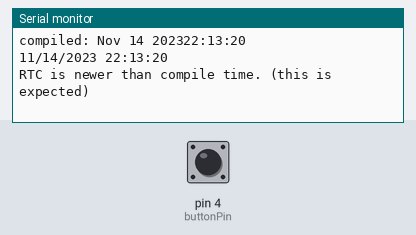
A sketch run on a simulated Arduino Uno, built with avr-gcc and run on an emulated ATmega328P. Shown: the last lines printed to the serial monitor. The test bench sets the inputs (shaded band); at power-on: pin 4 (buttonPin) HIGH. The local clock reads 2024-03-15 10:24:30 at power-on unless the sketch sets it.

Above: at 1.2 s.
1.3 s: pin 4 (buttonPin) pulled LOW for 0.15 s
At 2.4 s:
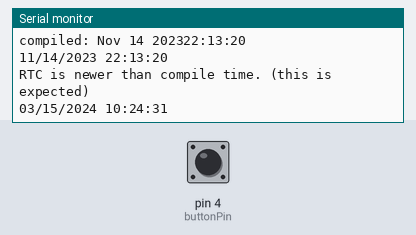
2.9 s: pin 4 (buttonPin) pulled LOW for 1 s
At 4.1 s:
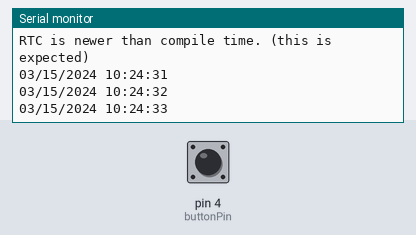
5.4 s: pin 4 (buttonPin) pulled LOW for 0.15 s
At 6.7 s:
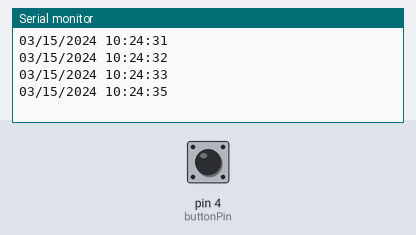
Timing chart, 0 to 8.4 s (numbered marks = the images above; inputs shaded):
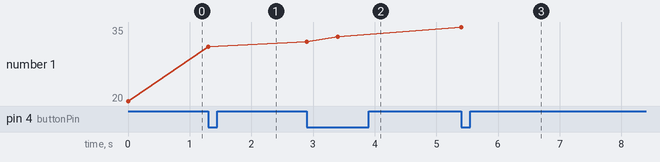

Measured:
- after the input at 1.3 s, the serial monitor: prints a new line at once (image 1)
- after the input at 2.9 s, the serial monitor: prints a new line at once (image 2)
- after the input at 5.4 s, the serial monitor: prints a new line at once (image 3)
- plotted number 1: 20 → 31 after the input at 1.3 s, 31 → 33 after the input at 2.9 s, 33 → 35 after the input at 5.4 s

The sketch:

tinyrtc.ino
```cpp
// CONNECTIONS:
// DS1307 SDA --> SDA (Analog 4)
// DS1307 SCL --> SCL (Analog 5)
// DS1307 VCC --> 5v
// DS1307 GND --> GND

/* for software wire use below
#include <SoftwareWire.h>  // must be included here so that Arduino library object file references work
#include <RtcDS1307.h>

SoftwareWire myWire(SDA, SCL);
RtcDS1307<SoftwareWire> Rtc(myWire);
 for software wire use above */

/* for normal hardware wire use below */
#include <Wire.h> // must be included here so that Arduino library object file references work
#include <RtcDS1307.h>
RtcDS1307<TwoWire> Rtc(Wire);
/* for normal hardware wire use above */

const int buttonPin = 4;
int buttonState = 0;

void setup ()
{
  pinMode(buttonPin, INPUT_PULLUP);
    Serial.begin(57600);

    Serial.print("compiled: ");
    Serial.print(__DATE__);
    Serial.println(__TIME__);

    //--------RTC SETUP ------------
    // if you are using ESP-01 then uncomment the line below to reset the pins to
    // the available pins for SDA, SCL
    // Wire.begin(0, 2); // due to limited pins, use pin 0 and 2 for SDA, SCL

    Rtc.Begin();

    RtcDateTime compiled = RtcDateTime(__DATE__, __TIME__);
    printDateTime(compiled);
    Serial.println();

    if (!Rtc.IsDateTimeValid())
    {
        if (Rtc.LastError() != 0)
        {
            // we have a communications error
            // see https://www.arduino.cc/en/Reference/WireEndTransmission for
            // what the number means
            Serial.print("RTC communications error = ");
            Serial.println(Rtc.LastError());
        }
        else
        {
            // Common Causes:
            //    1) first time you ran and the device wasn't running yet
            //    2) the battery on the device is low or even missing

            Serial.println("RTC lost confidence in the DateTime!");
            // following line sets the RTC to the date & time this sketch was compiled
            // it will also reset the valid flag internally unless the Rtc device is
            // having an issue

            Rtc.SetDateTime(compiled);
        }
    }

    if (!Rtc.GetIsRunning())
    {
        Serial.println("RTC was not actively running, starting now");
        Rtc.SetIsRunning(true);
    }

    RtcDateTime now = Rtc.GetDateTime();
    if (now < compiled)
    {
        Serial.println("RTC is older than compile time!  (Updating DateTime)");
        Rtc.SetDateTime(compiled);
    }
    else if (now > compiled)
    {
        Serial.println("RTC is newer than compile time. (this is expected)");
    }
    else if (now == compiled)
    {
        Serial.println("RTC is the same as compile time! (not expected but all is fine)");
    }

    // never assume the Rtc was last configured by you, so
    // just clear them to your needed state
    Rtc.SetSquareWavePin(DS1307SquareWaveOut_Low);
}

void loop ()
{
  buttonState = digitalRead(buttonPin);


  if (buttonState == LOW) {
    if (!Rtc.IsDateTimeValid())
    {
        if (Rtc.LastError() != 0)
        {
            // we have a communications error
            // see https://www.arduino.cc/en/Reference/WireEndTransmission for
            // what the number means
            Serial.print("RTC communications error = ");
            Serial.println(Rtc.LastError());
        }
        else
        {
            // Common Causes:
            //    1) the battery on the device is low or even missing and the power line was disconnected
            Serial.println("RTC lost confidence in the DateTime!");
        }
    }

    RtcDateTime now = Rtc.GetDateTime();

    printDateTime(now);
    Serial.println();

    delay(500);
  }
}

#define countof(a) (sizeof(a) / sizeof(a[0]))

void printDateTime(const RtcDateTime& dt)
{
    char datestring[20];

    snprintf_P(datestring,
            countof(datestring),
            PSTR("%02u/%02u/%04u %02u:%02u:%02u"),
            dt.Month(),
            dt.Day(),
            dt.Year(),
            dt.Hour(),
            dt.Minute(),
            dt.Second() );
    Serial.print(datestring);
}
```
